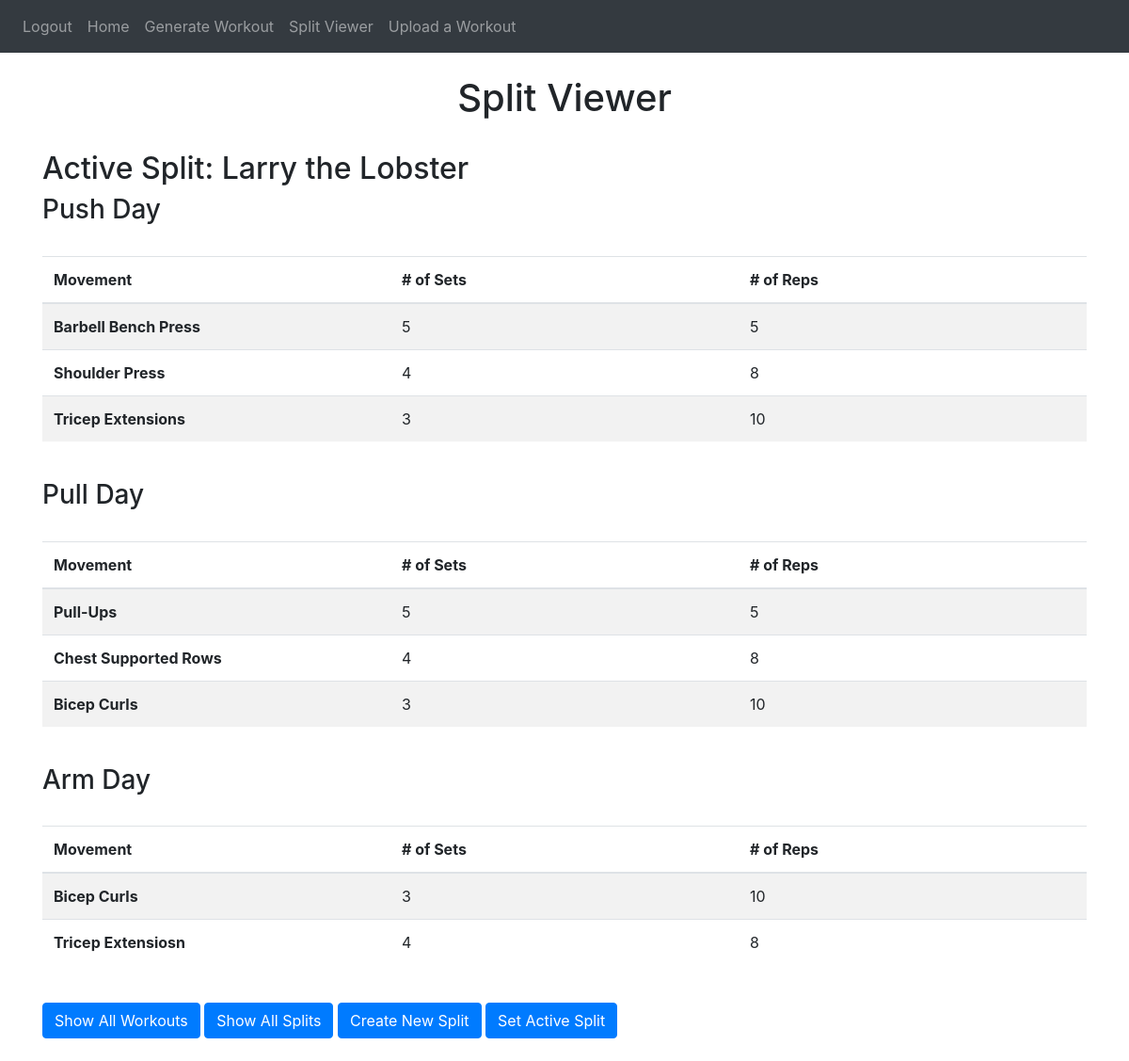
The page /split-viewer (signed in) on the database its author committed.
### website/models.py (models this page shows, shortened)
class Split(db.Model):
    id = db.Column(db.Integer, primary_key=True)
    split_name = db.Column(db.String(10000))
    is_active = db.Column(db.Boolean)
    user_id = db.Column(db.Integer, db.ForeignKey('user.id'))
    next_workout_ind = db.Column(db.Integer)
    order = db.Column(JSON)
    def get_workouts(self):
        return [Workout.query.filter_by(id = self.order[i]).first() for i in range(len(self.order))]

class Workout(db.Model):
    id = db.Column(db.Integer, primary_key=True)
    workout_name = db.Column(db.String(10000))
    num_movements = db.Column(db.Integer)
    movements = db.relationship('Movement', backref='workout', lazy=True)
    splits = db.relationship('Split', secondary=split_workout, backref=db.backref('workouts', lazy='dynamic'))
    user_id = db.Column(db.Integer, db.ForeignKey('user.id'))

class Movement(db.Model):
    id = db.Column(db.Integer, primary_key=True)
    mov_name = db.Column(db.String(100))
    reps = db.Column(db.Integer)
    sets = db.Column(db.Integer)
    workout_id = db.Column(db.Integer, db.ForeignKey('workout.id'))

### website/split_viewer.py (the view, shortened to what this page needs)
@split_viewer.route('/split-viewer', methods=['GET', 'POST'])
@login_required
def editor():
    return render_template("split_viewer.html", user=current_user)

### website/templates/split_viewer.html (shortened to what this page needs)
{% extends "base.html" %} {% block title %} Split Viewer {% endblock %}
{%block content%}
    <br />
    <h1 align = "center"> Split Viewer </h1>
    <br />
    {% for split in user.splits if split.is_active%}
        <h2>Active Split: {{split.split_name}}</h2>
        {% for wkrt in split.get_workouts() %}
            <h3>
                {{ wkrt.workout_name }}
            </h3>
            <br />
            <table class="table table-striped">
                <thead>
                    <tr>
                        <th scope="col">Movement</th>
                        <th scope="col"># of Sets</th>
                        <th scope="col"># of Reps</th>
                    </tr>
                </thead>
                <tbody>
                    {% for mov in wkrt.movements %}
                        <tr>
                            <th scope="row">{{mov.mov_name}}</th>
                            <td>{{mov.sets}}</td>
                            <td>{{mov.reps}}</td>
                        </tr>
                    {% endfor %}
                </tbody>
            </table>
            <br />
        {% endfor %}
    {% endfor %}
    <div class="buttons">
        <button class="btn btn-primary" id="showAllWorkouts"> Show All Workouts</button>
        <button class="btn btn-primary" id="showAllSplits"> Show All Splits</button>
        <button class="btn btn-primary" id="createNewSplit"> Create New Split</button>
        <button class="btn btn-primary" id="setActiveSplit"> Set Active Split</button>
    </div>
    <br />
{% endblock %}

### website/templates/split_viewer.html (style rules this page uses)
.table th, .table td { width: 33.33%; }

### rows shown on the page
Split: split_name "Larry the Lobster"
Workout: workout_name "Push Day"
Movement: mov_name "Barbell Bench Press", sets "5", reps "5"
Movement: mov_name "Shoulder Press", sets "4", reps "8"
Movement: mov_name "Tricep Extensions", sets "3", reps "10"
Workout: workout_name "Pull Day"
Movement: mov_name "Pull-Ups", sets "5", reps "5"
Movement: mov_name "Chest Supported Rows", sets "4", reps "8"
Movement: mov_name "Bicep Curls", sets "3", reps "10"
Workout: workout_name "Arm Day"
Movement: mov_name "Bicep Curls", sets "3", reps "10"
Movement: mov_name "Tricep Extensiosn", sets "4", reps "8"
